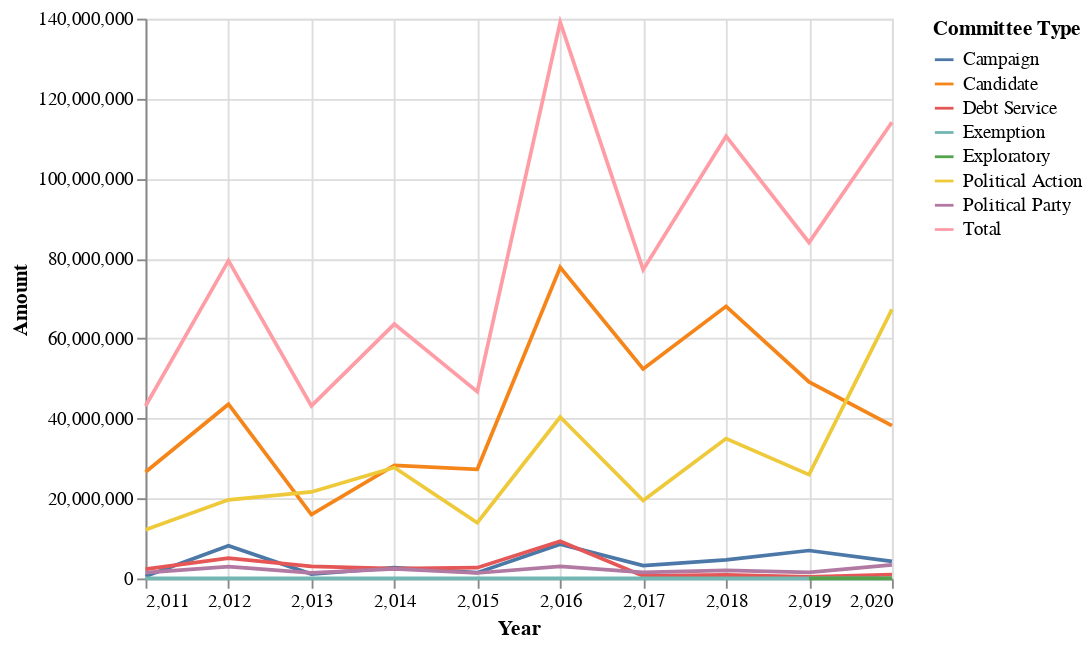

Write notebook code for a chart like this one.
### Code cell
alt.Chart(committee_types).mark_line().encode(
    x='Year',
    y='Amount',
    color='Committee Type'
)

### Figure 1 — Vega-Lite specification as saved in the notebook (floating-point values rounded to 4 significant figures)
{"config": {"view": {"continuousWidth": 400, "continuousHeight": 300}}, "data": {"name": "data-ba3ea6dafa8367b1ad9d737acff034a6"}, "mark": "line", "encoding": {"color": {"type": "nominal", "field": "Committee Type"}, "x": {"type": "quantitative", "field": "Year"}, "y": {"type": "quantitative", "field": "Amount"}}, "$schema": "https://vega.github.io/schema/vega-lite/v4.8.1.json", "datasets": {"data-ba3ea6dafa8367b1ad9d737acff034a6": [{"Year": 2011, "Committee Type": "Campaign", "Amount": 572700.0, "Unnamed: 3": null, "Unnamed: 4": null, "Unnamed: 5": null, "Unnamed: 6": null, "Unnamed: 7": null, "Unnamed: 8": null, "Unnamed: 9": null, "Unnamed: 10": null, "Unnamed: 11": null, "Unnamed: 12": null, "Unnamed: 13": null}, {"Year": 2011, "Committee Type": "Candidate", "Amount": 26610000.0, "Unnamed: 3": null, "Unnamed: 4": null, "Unnamed: 5": null, "Unnamed: 6": null, "Unnamed: 7": null, "Unnamed: 8": null, "Unnamed: 9": null, "Unnamed: 10": null, "Unnamed: 11": null, "Unnamed: 12": null, "Unnamed: 13": null}, {"Year": 2011, "Committee Type": "Debt Service", "Amount": 2341000.0, "Unnamed: 3": null, "Unnamed: 4": null, "Unnamed: 5": null, "Unnamed: 6": null, "Unnamed: 7": null, "Unnamed: 8": null, "Unnamed: 9": null, "Unnamed: 10": null, "Unnamed: 11": null, "Unnamed: 12": null, "Unnamed: 13": null}, {"Year": 2011, "Committee Type": "Exemption", "Amount": 0.0, "Unnamed: 3": null, "Unnamed: 4": null, "Unnamed: 5": null, "Unnamed: 6": null, "Unnamed: 7": null, "Unnamed: 8": null, "Unnamed: 9": null, "Unnamed: 10": null, "Unnamed: 11": null, "Unnamed: 12": null, "Unnamed: 13": null}, {"Year": 2011, "Committee Type": "Exploratory", "Amount": 15760.0, "Unnamed: 3": null, "Unnamed: 4": null, "Unnamed: 5": null, "Unnamed: 6": null, "Unnamed: 7": null, "Unnamed: 8": null, "Unnamed: 9": null, "Unnamed: 10": null, "Unnamed: 11": null, "Unnamed: 12": null, "Unnamed: 13": null}, {"Year": 2011, "Committee Type": "Political Action", "Amount": 12160000.0, "Unnamed: 3": null, "Unnamed: 4": null, "Unnamed: 5": null, "Unnamed: 6": null, "Unnamed: 7": null, "Unnamed: 8": null, "Unnamed: 9": null, "Unnamed: 10": null, "Unnamed: 11": null, "Unnamed: 12": null, "Unnamed: 13": null}, {"Year": 2011, "Committee Type": "Political Party", "Amount": 1434000.0, "Unnamed: 3": null, "Unnamed: 4": null, "Unnamed: 5": null, "Unnamed: 6": null, "Unnamed: 7": null, "Unnamed: 8": null, "Unnamed: 9": null, "Unnamed: 10": null, "Unnamed: 11": null, "Unnamed: 12": null, "Unnamed: 13": null}, {"Year": 2011, "Committee Type": "Total", "Amount": 43140000.0, "Unnamed: 3": null, "Unnamed: 4": null, "Unnamed: 5": null, "Unnamed: 6": null, "Unnamed: 7": null, "Unnamed: 8": null, "Unnamed: 9": null, "Unnamed: 10": null, "Unnamed: 11": null, "Unnamed: 12": null, "Unnamed: 13": null}, {"Year": 2012, "Committee Type": "Campaign", "Amount": 8174000.0, "Unnamed: 3": null, "Unnamed: 4": null, "Unnamed: 5": null, "Unnamed: 6": null, "Unnamed: 7": null, "Unnamed: 8": null, "Unnamed: 9": null, "Unnamed: 10": null, "Unnamed: 11": null, "Unnamed: 12": null, "Unnamed: 13": null}, {"Year": 2012, "Committee Type": "Candidate", "Amount": 43570000.0, "Unnamed: 3": null, "Unnamed: 4": null, "Unnamed: 5": null, "Unnamed: 6": null, "Unnamed: 7": null, "Unnamed: 8": null, "Unnamed: 9": null, "Unnamed: 10": null, "Unnamed: 11": null, "Unnamed: 12": null, "Unnamed: 13": null}, {"Year": 2012, "Committee Type": "Debt Service", "Amount": 5101000.0, "Unnamed: 3": null, "Unnamed: 4": null, "Unnamed: 5": null, "Unnamed: 6": null, "Unnamed: 7": null, "Unnamed: 8": null, "Unnamed: 9": null, "Unnamed: 10": null, "Unnamed: 11": null, "Unnamed: 12": null, "Unnamed: 13": null}, {"Year": 2012, "Committee Type": "Exemption", "Amount": 0.0, "Unnamed: 3": null, "Unnamed: 4": null, "Unnamed: 5": null, "Unnamed: 6": null, "Unnamed: 7": null, "Unnamed: 8": null, "Unnamed: 9": null, "Unnamed: 10": null, "Unnamed: 11": null, "Unnamed: 12": null, "Unnamed: 13": null}, {"Year": 2012, "Committee Type": "Exploratory", "Amount": null, "Unnamed: 3": null, "Unnamed: 4": null, "Unnamed: 5": null, "Unnamed: 6": null, "Unnamed: 7": null, "Unnamed: 8": null, "Unnamed: 9": null, "Unnamed: 10": null, "Unnamed: 11": null, "Unnamed: 12": null, "Unnamed: 13": null}, {"Year": 2012, "Committee Type": "Political Action", "Amount": 19670000.0, "Unnamed: 3": null, "Unnamed: 4": null, "Unnamed: 5": null, "Unnamed: 6": null, "Unnamed: 7": null, "Unnamed: 8": null, "Unnamed: 9": null, "Unnamed: 10": null, "Unnamed: 11": null, "Unnamed: 12": null, "Unnamed: 13": null}, {"Year": 2012, "Committee Type": "Political Party", "Amount": 2964000.0, "Unnamed: 3": null, "Unnamed: 4": null, "Unnamed: 5": null, "Unnamed: 6": null, "Unnamed: 7": null, "Unnamed: 8": null, "Unnamed: 9": null, "Unnamed: 10": null, "Unnamed: 11": null, "Unnamed: 12": null, "Unnamed: 13": null}, {"Year": 2012, "Committee Type": "Total", "Amount": 79480000.0, "Unnamed: 3": null, "Unnamed: 4": null, "Unnamed: 5": null, "Unnamed: 6": null, "Unnamed: 7": null, "Unnamed: 8": null, "Unnamed: 9": null, "Unnamed: 10": null, "Unnamed: 11": null, "Unnamed: 12": null, "Unnamed: 13": null}, {"Year": 2013, "Committee Type": "Campaign", "Amount": 1092000.0, "Unnamed: 3": null, "Unnamed: 4": null, "Unnamed: 5": null, "Unnamed: 6": null, "Unnamed: 7": null, "Unnamed: 8": null, "Unnamed: 9": null, "Unnamed: 10": null, "Unnamed: 11": null, "Unnamed: 12": null, "Unnamed: 13": null}, {"Year": 2013, "Committee Type": "Candidate", "Amount": 15990000.0, "Unnamed: 3": null, "Unnamed: 4": null, "Unnamed: 5": null, "Unnamed: 6": null, "Unnamed: 7": null, "Unnamed: 8": null, "Unnamed: 9": null, "Unnamed: 10": null, "Unnamed: 11": null, "Unnamed: 12": null, "Unnamed: 13": null}, {"Year": 2013, "Committee Type": "Debt Service", "Amount": 3018000.0, "Unnamed: 3": null, "Unnamed: 4": null, "Unnamed: 5": null, "Unnamed: 6": null, "Unnamed: 7": null, "Unnamed: 8": null, "Unnamed: 9": null, "Unnamed: 10": null, "Unnamed: 11": null, "Unnamed: 12": null, "Unnamed: 13": null}, {"Year": 2013, "Committee Type": "Exemption", "Amount": 0.0, "Unnamed: 3": null, "Unnamed: 4": null, "Unnamed: 5": null, "Unnamed: 6": null, "Unnamed: 7": null, "Unnamed: 8": null, "Unnamed: 9": null, "Unnamed: 10": null, "Unnamed: 11": null, "Unnamed: 12": null, "Unnamed: 13": null}, {"Year": 2013, "Committee Type": "Exploratory", "Amount": 0.0, "Unnamed: 3": null, "Unnamed: 4": null, "Unnamed: 5": null, "Unnamed: 6": null, "Unnamed: 7": null, "Unnamed: 8": null, "Unnamed: 9": null, "Unnamed: 10": null, "Unnamed: 11": null, "Unnamed: 12": null, "Unnamed: 13": null}, {"Year": 2013, "Committee Type": "Political Action", "Amount": 21640000.0, "Unnamed: 3": null, "Unnamed: 4": null, "Unnamed: 5": null, "Unnamed: 6": null, "Unnamed: 7": null, "Unnamed: 8": null, "Unnamed: 9": null, "Unnamed: 10": null, "Unnamed: 11": null, "Unnamed: 12": null, "Unnamed: 13": null}, {"Year": 2013, "Committee Type": "Political Party", "Amount": 1408000.0, "Unnamed: 3": null, "Unnamed: 4": null, "Unnamed: 5": null, "Unnamed: 6": null, "Unnamed: 7": null, "Unnamed: 8": null, "Unnamed: 9": null, "Unnamed: 10": null, "Unnamed: 11": null, "Unnamed: 12": null, "Unnamed: 13": null}, {"Year": 2013, "Committee Type": "Total", "Amount": 43150000.0, "Unnamed: 3": null, "Unnamed: 4": null, "Unnamed: 5": null, "Unnamed: 6": null, "Unnamed: 7": null, "Unnamed: 8": null, "Unnamed: 9": null, "Unnamed: 10": null, "Unnamed: 11": null, "Unnamed: 12": null, "Unnamed: 13": null}, {"Year": 2014, "Committee Type": "Campaign", "Amount": 2737000.0, "Unnamed: 3": null, "Unnamed: 4": null, "Unnamed: 5": null, "Unnamed: 6": null, "Unnamed: 7": null, "Unnamed: 8": null, "Unnamed: 9": null, "Unnamed: 10": null, "Unnamed: 11": null, "Unnamed: 12": null, "Unnamed: 13": null}, {"Year": 2014, "Committee Type": "Candidate", "Amount": 28290000.0, "Unnamed: 3": null, "Unnamed: 4": null, "Unnamed: 5": null, "Unnamed: 6": null, "Unnamed: 7": null, "Unnamed: 8": null, "Unnamed: 9": null, "Unnamed: 10": null, "Unnamed: 11": null, "Unnamed: 12": null, "Unnamed: 13": null}, {"Year": 2014, "Committee Type": "Debt Service", "Amount": 2447000.0, "Unnamed: 3": null, "Unnamed: 4": null, "Unnamed: 5": null, "Unnamed: 6": null, "Unnamed: 7": null, "Unnamed: 8": null, "Unnamed: 9": null, "Unnamed: 10": null, "Unnamed: 11": null, "Unnamed: 12": null, "Unnamed: 13": null}, {"Year": 2014, "Committee Type": "Exemption", "Amount": 0.0, "Unnamed: 3": null, "Unnamed: 4": null, "Unnamed: 5": null, "Unnamed: 6": null, "Unnamed: 7": null, "Unnamed: 8": null, "Unnamed: 9": null, "Unnamed: 10": null, "Unnamed: 11": null, "Unnamed: 12": null, "Unnamed: 13": null}, {"Year": 2014, "Committee Type": "Exploratory", "Amount": null, "Unnamed: 3": null, "Unnamed: 4": null, "Unnamed: 5": null, "Unnamed: 6": null, "Unnamed: 7": null, "Unnamed: 8": null, "Unnamed: 9": null, "Unnamed: 10": null, "Unnamed: 11": null, "Unnamed: 12": null, "Unnamed: 13": null}, {"Year": 2014, "Committee Type": "Political Action", "Amount": 27750000.0, "Unnamed: 3": null, "Unnamed: 4": null, "Unnamed: 5": null, "Unnamed: 6": null, "Unnamed: 7": null, "Unnamed: 8": null, "Unnamed: 9": null, "Unnamed: 10": null, "Unnamed: 11": null, "Unnamed: 12": null, "Unnamed: 13": null}, {"Year": 2014, "Committee Type": "Political Party", "Amount": 2401000.0, "Unnamed: 3": null, "Unnamed: 4": null, "Unnamed: 5": null, "Unnamed: 6": null, "Unnamed: 7": null, "Unnamed: 8": null, "Unnamed: 9": null, "Unnamed: 10": null, "Unnamed: 11": null, "Unnamed: 12": null, "Unnamed: 13": null}, {"Year": 2014, "Committee Type": "Total", "Amount": 63620000.0, "Unnamed: 3": null, "Unnamed: 4": null, "Unnamed: 5": null, "Unnamed: 6": null, "Unnamed: 7": null, "Unnamed: 8": null, "Unnamed: 9": null, "Unnamed: 10": null, "Unnamed: 11": null, "Unnamed: 12": null, "Unnamed: 13": null}, {"Year": 2015, "Committee Type": "Campaign", "Amount": 1454000.0, "Unnamed: 3": null, "Unnamed: 4": null, "Unnamed: 5": null, "Unnamed: 6": null, "Unnamed: 7": null, "Unnamed: 8": null, "Unnamed: 9": null, "Unnamed: 10": null, "Unnamed: 11": null, "Unnamed: 12": null, "Unnamed: 13": null}, {"Year": 2015, "Committee Type": "Candidate", "Amount": 27290000.0, "Unnamed: 3": null, "Unnamed: 4": null, "Unnamed: 5": null, "Unnamed: 6": null, "Unnamed: 7": null, "Unnamed: 8": null, "Unnamed: 9": null, "Unnamed: 10": null, "Unnamed: 11": null, "Unnamed: 12": null, "Unnamed: 13": null}, {"Year": 2015, "Committee Type": "Debt Service", "Amount": 2685000.0, "Unnamed: 3": null, "Unnamed: 4": null, "Unnamed: 5": null, "Unnamed: 6": null, "Unnamed: 7": null, "Unnamed: 8": null, "Unnamed: 9": null, "Unnamed: 10": null, "Unnamed: 11": null, "Unnamed: 12": null, "Unnamed: 13": null}, {"Year": 2015, "Committee Type": "Exemption", "Amount": 0.0, "Unnamed: 3": null, "Unnamed: 4": null, "Unnamed: 5": null, "Unnamed: 6": null, "Unnamed: 7": null, "Unnamed: 8": null, "Unnamed: 9": null, "Unnamed: 10": null, "Unnamed: 11": null, "Unnamed: 12": null, "Unnamed: 13": null}, {"Year": 2015, "Committee Type": "Exploratory", "Amount": null, "Unnamed: 3": null, "Unnamed: 4": null, "Unnamed: 5": null, "Unnamed: 6": null, "Unnamed: 7": null, "Unnamed: 8": null, "Unnamed: 9": null, "Unnamed: 10": null, "Unnamed: 11": null, "Unnamed: 12": null, "Unnamed: 13": null}, {"Year": 2015, "Committee Type": "Political Action", "Amount": 13930000.0, "Unnamed: 3": null, "Unnamed: 4": null, "Unnamed: 5": null, "Unnamed: 6": null, "Unnamed: 7": null, "Unnamed: 8": null, "Unnamed: 9": null, "Unnamed: 10": null, "Unnamed: 11": null, "Unnamed: 12": null, "Unnamed: 13": null}, {"Year": 2015, "Committee Type": "Political Party", "Amount": 1368000.0, "Unnamed: 3": null, "Unnamed: 4": null, "Unnamed: 5": null, "Unnamed: 6": null, "Unnamed: 7": null, "Unnamed: 8": null, "Unnamed: 9": null, "Unnamed: 10": null, "Unnamed: 11": null, "Unnamed: 12": null, "Unnamed: 13": null}, {"Year": 2015, "Committee Type": "Total", "Amount": 46730000.0, "Unnamed: 3": null, "Unnamed: 4": null, "Unnamed: 5": null, "Unnamed: 6": null, "Unnamed: 7": null, "Unnamed: 8": null, "Unnamed: 9": null, "Unnamed: 10": null, "Unnamed: 11": null, "Unnamed: 12": null, "Unnamed: 13": null}, {"Year": 2016, "Committee Type": "Campaign", "Amount": 8585000.0, "Unnamed: 3": null, "Unnamed: 4": null, "Unnamed: 5": null, "Unnamed: 6": null, "Unnamed: 7": null, "Unnamed: 8": null, "Unnamed: 9": null, "Unnamed: 10": null, "Unnamed: 11": null, "Unnamed: 12": null, "Unnamed: 13": null}, {"Year": 2016, "Committee Type": "Candidate", "Amount": 77830000.0, "Unnamed: 3": null, "Unnamed: 4": null, "Unnamed: 5": null, "Unnamed: 6": null, "Unnamed: 7": null, "Unnamed: 8": null, "Unnamed: 9": null, "Unnamed: 10": null, "Unnamed: 11": null, "Unnamed: 12": null, "Unnamed: 13": null}, {"Year": 2016, "Committee Type": "Debt Service", "Amount": 9309000.0, "Unnamed: 3": null, "Unnamed: 4": null, "Unnamed: 5": null, "Unnamed: 6": null, "Unnamed: 7": null, "Unnamed: 8": null, "Unnamed: 9": null, "Unnamed: 10": null, "Unnamed: 11": null, "Unnamed: 12": null, "Unnamed: 13": null}, {"Year": 2016, "Committee Type": "Exemption", "Amount": 0.0, "Unnamed: 3": null, "Unnamed: 4": null, "Unnamed: 5": null, "Unnamed: 6": null, "Unnamed: 7": null, "Unnamed: 8": null, "Unnamed: 9": null, "Unnamed: 10": null, "Unnamed: 11": null, "Unnamed: 12": null, "Unnamed: 13": null}, {"Year": 2016, "Committee Type": "Exploratory", "Amount": null, "Unnamed: 3": null, "Unnamed: 4": null, "Unnamed: 5": null, "Unnamed: 6": null, "Unnamed: 7": null, "Unnamed: 8": null, "Unnamed: 9": null, "Unnamed: 10": null, "Unnamed: 11": null, "Unnamed: 12": null, "Unnamed: 13": null}, {"Year": 2016, "Committee Type": "Political Action", "Amount": 40380000.0, "Unnamed: 3": null, "Unnamed: 4": null, "Unnamed: 5": null, "Unnamed: 6": null, "Unnamed: 7": null, "Unnamed: 8": null, "Unnamed: 9": null, "Unnamed: 10": null, "Unnamed: 11": null, "Unnamed: 12": null, "Unnamed: 13": null}, {"Year": 2016, "Committee Type": "Political Party", "Amount": 3035000.0, "Unnamed: 3": null, "Unnamed: 4": null, "Unnamed: 5": null, "Unnamed: 6": null, "Unnamed: 7": null, "Unnamed: 8": null, "Unnamed: 9": null, "Unnamed: 10": null, "Unnamed: 11": null, "Unnamed: 12": null, "Unnamed: 13": null}, {"Year": 2016, "Committee Type": "Total", "Amount": 139100000.0, "Unnamed: 3": null, "Unnamed: 4": null, "Unnamed: 5": null, "Unnamed: 6": null, "Unnamed: 7": null, "Unnamed: 8": null, "Unnamed: 9": null, "Unnamed: 10": null, "Unnamed: 11": null, "Unnamed: 12": null, "Unnamed: 13": null}, {"Year": 2017, "Committee Type": "Campaign", "Amount": 3219000.0, "Unnamed: 3": null, "Unnamed: 4": null, "Unnamed: 5": null, "Unnamed: 6": null, "Unnamed: 7": null, "Unnamed: 8": null, "Unnamed: 9": null, "Unnamed: 10": null, "Unnamed: 11": null, "Unnamed: 12": null, "Unnamed: 13": null}, {"Year": 2017, "Committee Type": "Candidate", "Amount": 52370000.0, "Unnamed: 3": null, "Unnamed: 4": null, "Unnamed: 5": null, "Unnamed: 6": null, "Unnamed: 7": null, "Unnamed: 8": null, "Unnamed: 9": null, "Unnamed: 10": null, "Unnamed: 11": null, "Unnamed: 12": null, "Unnamed: 13": null}, {"Year": 2017, "Committee Type": "Debt Service", "Amount": 647600.0, "Unnamed: 3": null, "Unnamed: 4": null, "Unnamed: 5": null, "Unnamed: 6": null, "Unnamed: 7": null, "Unnamed: 8": null, "Unnamed: 9": null, "Unnamed: 10": null, "Unnamed: 11": null, "Unnamed: 12": null, "Unnamed: 13": null}, {"Year": 2017, "Committee Type": "Exemption", "Amount": 0.0, "Unnamed: 3": null, "Unnamed: 4": null, "Unnamed: 5": null, "Unnamed: 6": null, "Unnamed: 7": null, "Unnamed: 8": null, "Unnamed: 9": null, "Unnamed: 10": null, "Unnamed: 11": null, "Unnamed: 12": null, "Unnamed: 13": null}, {"Year": 2017, "Committee Type": "Exploratory", "Amount": null, "Unnamed: 3": null, "Unnamed: 4": null, "Unnamed: 5": null, "Unnamed: 6": null, "Unnamed: 7": null, "Unnamed: 8": null, "Unnamed: 9": null, "Unnamed: 10": null, "Unnamed: 11": null, "Unnamed: 12": null, "Unnamed: 13": null}, {"Year": 2017, "Committee Type": "Political Action", "Amount": 19480000.0, "Unnamed: 3": null, "Unnamed: 4": null, "Unnamed: 5": null, "Unnamed: 6": null, "Unnamed: 7": null, "Unnamed: 8": null, "Unnamed: 9": null, "Unnamed: 10": null, "Unnamed: 11": null, "Unnamed: 12": null, "Unnamed: 13": null}, {"Year": 2017, "Committee Type": "Political Party", "Amount": 1521000.0, "Unnamed: 3": null, "Unnamed: 4": null, "Unnamed: 5": null, "Unnamed: 6": null, "Unnamed: 7": null, "Unnamed: 8": null, "Unnamed: 9": null, "Unnamed: 10": null, "Unnamed: 11": null, "Unnamed: 12": null, "Unnamed: 13": null}, {"Year": 2017, "Committee Type": "Total", "Amount": 77240000.0, "Unnamed: 3": null, "Unnamed: 4": null, "Unnamed: 5": null, "Unnamed: 6": null, "Unnamed: 7": null, "Unnamed: 8": null, "Unnamed: 9": null, "Unnamed: 10": null, "Unnamed: 11": null, "Unnamed: 12": null, "Unnamed: 13": null}, {"Year": 2018, "Committee Type": "Campaign", "Amount": 4630000.0, "Unnamed: 3": null, "Unnamed: 4": null, "Unnamed: 5": null, "Unnamed: 6": null, "Unnamed: 7": null, "Unnamed: 8": null, "Unnamed: 9": null, "Unnamed: 10": null, "Unnamed: 11": null, "Unnamed: 12": null, "Unnamed: 13": null}, {"Year": 2018, "Committee Type": "Candidate", "Amount": 68050000.0, "Unnamed: 3": null, "Unnamed: 4": null, "Unnamed: 5": null, "Unnamed: 6": null, "Unnamed: 7": null, "Unnamed: 8": null, "Unnamed: 9": null, "Unnamed: 10": null, "Unnamed: 11": null, "Unnamed: 12": null, "Unnamed: 13": null}, {"Year": 2018, "Committee Type": "Debt Service", "Amount": 913500.0, "Unnamed: 3": null, "Unnamed: 4": null, "Unnamed: 5": null, "Unnamed: 6": null, "Unnamed: 7": null, "Unnamed: 8": null, "Unnamed: 9": null, "Unnamed: 10": null, "Unnamed: 11": null, "Unnamed: 12": null, "Unnamed: 13": null}, {"Year": 2018, "Committee Type": "Exemption", "Amount": 0.0, "Unnamed: 3": null, "Unnamed: 4": null, "Unnamed: 5": null, "Unnamed: 6": null, "Unnamed: 7": null, "Unnamed: 8": null, "Unnamed: 9": null, "Unnamed: 10": null, "Unnamed: 11": null, "Unnamed: 12": null, "Unnamed: 13": null}, {"Year": 2018, "Committee Type": "Exploratory", "Amount": null, "Unnamed: 3": null, "Unnamed: 4": null, "Unnamed: 5": null, "Unnamed: 6": null, "Unnamed: 7": null, "Unnamed: 8": null, "Unnamed: 9": null, "Unnamed: 10": null, "Unnamed: 11": null, "Unnamed: 12": null, "Unnamed: 13": null}, {"Year": 2018, "Committee Type": "Political Action", "Amount": 34970000.0, "Unnamed: 3": null, "Unnamed: 4": null, "Unnamed: 5": null, "Unnamed: 6": null, "Unnamed: 7": null, "Unnamed: 8": null, "Unnamed: 9": null, "Unnamed: 10": null, "Unnamed: 11": null, "Unnamed: 12": null, "Unnamed: 13": null}, {"Year": 2018, "Committee Type": "Political Party", "Amount": 2048000.0, "Unnamed: 3": null, "Unnamed: 4": null, "Unnamed: 5": null, "Unnamed: 6": null, "Unnamed: 7": null, "Unnamed: 8": null, "Unnamed: 9": null, "Unnamed: 10": null, "Unnamed: 11": null, "Unnamed: 12": null, "Unnamed: 13": null}, {"Year": 2018, "Committee Type": "Total", "Amount": 110600000.0, "Unnamed: 3": null, "Unnamed: 4": null, "Unnamed: 5": null, "Unnamed: 6": null, "Unnamed: 7": null, "Unnamed: 8": null, "Unnamed: 9": null, "Unnamed: 10": null, "Unnamed: 11": null, "Unnamed: 12": null, "Unnamed: 13": null}, {"Year": 2019, "Committee Type": "Campaign", "Amount": 6990000.0, "Unnamed: 3": null, "Unnamed: 4": null, "Unnamed: 5": null, "Unnamed: 6": null, "Unnamed: 7": null, "Unnamed: 8": null, "Unnamed: 9": null, "Unnamed: 10": null, "Unnamed: 11": null, "Unnamed: 12": null, "Unnamed: 13": null}, {"Year": 2019, "Committee Type": "Candidate", "Amount": 49160000.0, "Unnamed: 3": null, "Unnamed: 4": null, "Unnamed: 5": null, "Unnamed: 6": null, "Unnamed: 7": null, "Unnamed: 8": null, "Unnamed: 9": null, "Unnamed: 10": null, "Unnamed: 11": null, "Unnamed: 12": null, "Unnamed: 13": null}, {"Year": 2019, "Committee Type": "Debt Service", "Amount": 404000.0, "Unnamed: 3": null, "Unnamed: 4": null, "Unnamed: 5": null, "Unnamed: 6": null, "Unnamed: 7": null, "Unnamed: 8": null, "Unnamed: 9": null, "Unnamed: 10": null, "Unnamed: 11": null, "Unnamed: 12": null, "Unnamed: 13": null}, {"Year": 2019, "Committee Type": "Exemption", "Amount": 0.0, "Unnamed: 3": null, "Unnamed: 4": null, "Unnamed: 5": null, "Unnamed: 6": null, "Unnamed: 7": null, "Unnamed: 8": null, "Unnamed: 9": null, "Unnamed: 10": null, "Unnamed: 11": null, "Unnamed: 12": null, "Unnamed: 13": null}, {"Year": 2019, "Committee Type": "Exploratory", "Amount": 1179.0, "Unnamed: 3": null, "Unnamed: 4": null, "Unnamed: 5": null, "Unnamed: 6": null, "Unnamed: 7": null, "Unnamed: 8": null, "Unnamed: 9": null, "Unnamed: 10": null, "Unnamed: 11": null, "Unnamed: 12": null, "Unnamed: 13": null}, {"Year": 2019, "Committee Type": "Political Action", "Amount": 25960000.0, "Unnamed: 3": null, "Unnamed: 4": null, "Unnamed: 5": null, "Unnamed: 6": null, "Unnamed: 7": null, "Unnamed: 8": null, "Unnamed: 9": null, "Unnamed: 10": null, "Unnamed: 11": null, "Unnamed: 12": null, "Unnamed: 13": null}, {"Year": 2019, "Committee Type": "Political Party", "Amount": 1506000.0, "Unnamed: 3": null, "Unnamed: 4": null, "Unnamed: 5": null, "Unnamed: 6": null, "Unnamed: 7": null, "Unnamed: 8": null, "Unnamed: 9": null, "Unnamed: 10": null, "Unnamed: 11": null, "Unnamed: 12": null, "Unnamed: 13": null}, {"Year": 2019, "Committee Type": "Total", "Amount": 84020000.0, "Unnamed: 3": null, "Unnamed: 4": null, "Unnamed: 5": null, "Unnamed: 6": null, "Unnamed: 7": null, "Unnamed: 8": null, "Unnamed: 9": null, "Unnamed: 10": null, "Unnamed: 11": null, "Unnamed: 12": null, "Unnamed: 13": null}, {"Year": 2020, "Committee Type": "Campaign", "Amount": 4260000.0, "Unnamed: 3": null, "Unnamed: 4": null, "Unnamed: 5": null, "Unnamed: 6": null, "Unnamed: 7": null, "Unnamed: 8": null, "Unnamed: 9": null, "Unnamed: 10": null, "Unnamed: 11": null, "Unnamed: 12": null, "Unnamed: 13": null}, {"Year": 2020, "Committee Type": "Candidate", "Amount": 38200000.0, "Unnamed: 3": null, "Unnamed: 4": null, "Unnamed: 5": null, "Unnamed: 6": null, "Unnamed: 7": null, "Unnamed: 8": null, "Unnamed: 9": null, "Unnamed: 10": null, "Unnamed: 11": null, "Unnamed: 12": null, "Unnamed: 13": null}, {"Year": 2020, "Committee Type": "Debt Service", "Amount": 944100.0, "Unnamed: 3": null, "Unnamed: 4": null, "Unnamed: 5": null, "Unnamed: 6": null, "Unnamed: 7": null, "Unnamed: 8": null, "Unnamed: 9": null, "Unnamed: 10": null, "Unnamed: 11": null, "Unnamed: 12": null, "Unnamed: 13": null}, {"Year": 2020, "Committee Type": "Exemption", "Amount": 0.0, "Unnamed: 3": null, "Unnamed: 4": null, "Unnamed: 5": null, "Unnamed: 6": null, "Unnamed: 7": null, "Unnamed: 8": null, "Unnamed: 9": null, "Unnamed: 10": null, "Unnamed: 11": null, "Unnamed: 12": null, "Unnamed: 13": null}, {"Year": 2020, "Committee Type": "Exploratory", "Amount": 857.5, "Unnamed: 3": null, "Unnamed: 4": null, "Unnamed: 5": null, "Unnamed: 6": null, "Unnamed: 7": null, "Unnamed: 8": null, "Unnamed: 9": null, "Unnamed: 10": null, "Unnamed: 11": null, "Unnamed: 12": null, "Unnamed: 13": null}, {"Year": 2020, "Committee Type": "Political Action", "Amount": 67290000.0, "Unnamed: 3": null, "Unnamed: 4": null, "Unnamed: 5": null, "Unnamed: 6": null, "Unnamed: 7": null, "Unnamed: 8": null, "Unnamed: 9": null, "Unnamed: 10": null, "Unnamed: 11": null, "Unnamed: 12": null, "Unnamed: 13": null}, {"Year": 2020, "Committee Type": "Political Party", "Amount": 3399000.0, "Unnamed: 3": null, "Unnamed: 4": null, "Unnamed: 5": null, "Unnamed: 6": null, "Unnamed: 7": null, "Unnamed: 8": null, "Unnamed: 9": null, "Unnamed: 10": null, "Unnamed: 11": null, "Unnamed: 12": null, "Unnamed: 13": null}, {"Year": 2020, "Committee Type": "Total", "Amount": 114100000.0, "Unnamed: 3": null, "Unnamed: 4": null, "Unnamed: 5": null, "Unnamed: 6": null, "Unnamed: 7": null, "Unnamed: 8": null, "Unnamed: 9": null, "Unnamed: 10": null, "Unnamed: 11": null, "Unnamed: 12": null, "Unnamed: 13": null}]}}
